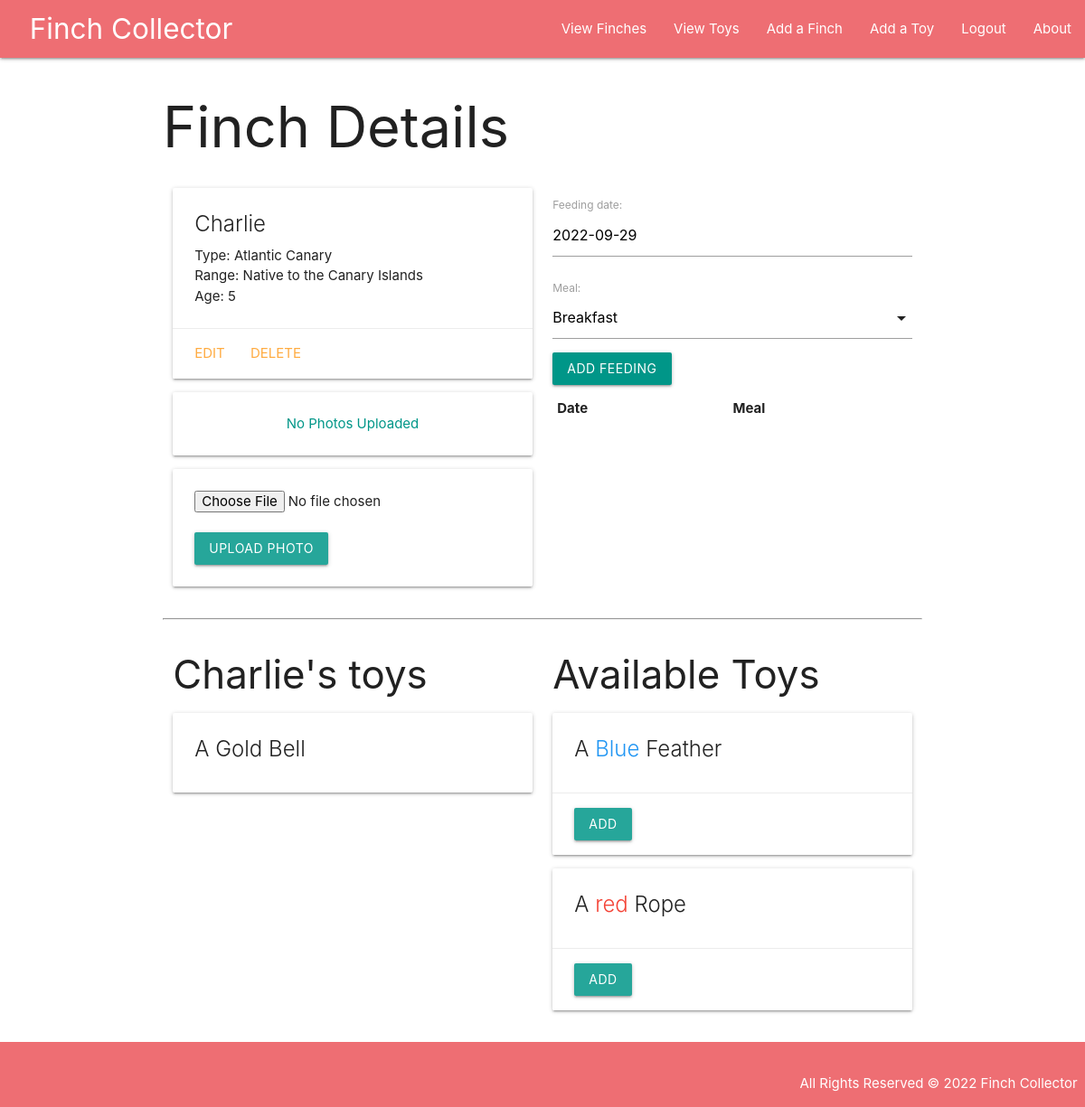
Page /finches/3/ (signed in) on the earlier database version.
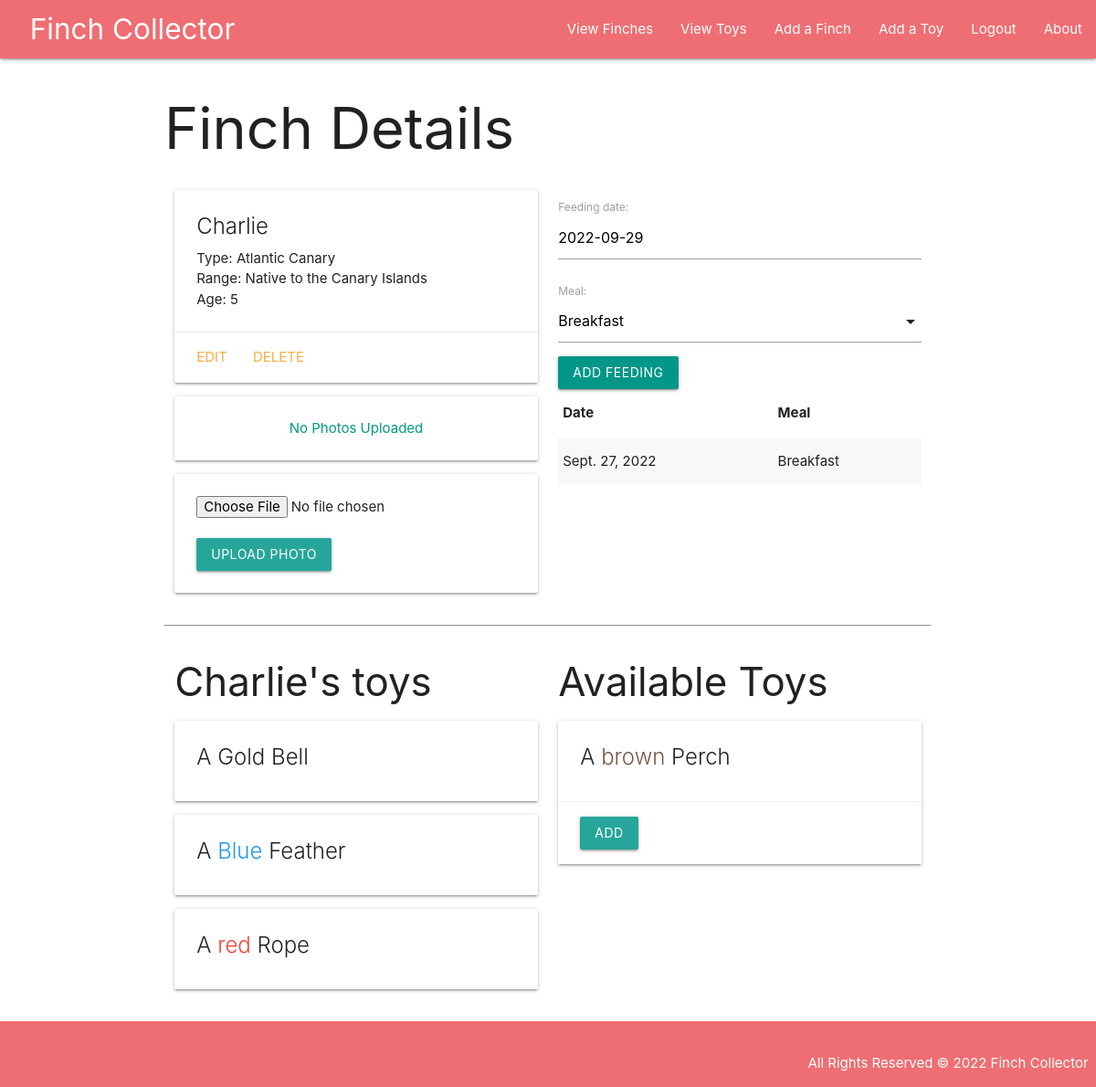
Same page on the later database version.
### main_app/models.py (models this page shows, shortened)
class Finch(models.Model):
  name = models.CharField(max_length=100)
  type = models.CharField(max_length=100)
  region = models.TextField(max_length=250)
  age = models.IntegerField()
  toys = models.ManyToManyField(Toy)
  user = models.ForeignKey(User, on_delete=models.CASCADE)

class Toy(models.Model):
  name = models.CharField(max_length=50)
  color = models.CharField(max_length=20)

class Feeding(models.Model):
  date = models.DateField('feeding date')
  meal = models.CharField(
    max_length=1,
    choices=MEALS,
    default=MEALS[0][0]
  )
  finch = models.ForeignKey(Finch, on_delete=models.CASCADE)
  class Meta:
    ordering = ['-date']

### main_app/views.py (the view)
# urls.py: path('finches/<int:finch_id>/', views.finch_details, name='details'),
@login_required
def finch_details(request, finch_id):
  finch = Finch.objects.get(id=finch_id)
  feeding_form = FeedingForm()
  toys_finch_doesnt_have = Toy.objects.exclude(id__in = finch.toys.all().values_list('id'))
  return render(request, 'finches/detail.html',
  {
    'finch': finch,
    'page_name' : 'Details',
    'feeding_form' : feeding_form,
    'toys': toys_finch_doesnt_have,
  })

### main_app/forms.py
class FeedingForm(ModelForm):
  class Meta:
    model = Feeding
    fields = ('date', 'meal')

### main_app/templates/finches/detail.html (shortened to what this page needs)
{% extends 'base.html' %}
{% block content %}
<h1>Finch Details</h1>
<div class="row">
  <div class="col s6">
    <div class="card">
      <div class="card-content">
        <span class="card-title">{{ finch.name }}</span>
        <p>Type: {{ finch.type }}</p>
        <p>Range: {{ finch.region }}</p>
        <p>Age: {{ finch.age }}</p>
      </div>
      <div class="card-action">
        <a href="{% url 'finch_update' finch.id %}">Edit</a>
        <a href="{% url 'finch_delete' finch.id %}">Delete</a>
      </div>
    </div>
    {% for photo in finch.photo_set.all %}
    <img src="{{ photo.url }}" alt="" class="responsive-img card-panel">
    {% empty %}
    <div class="card-panel teal-text center-align">No Photos Uploaded</div>
    {% endfor %}
    <form
      action="{% url 'add_photo' finch.id %}"
      enctype= "multipart/form-data"
      method="post"
      class="card-panel">
      <input type="file" name="photo-file" />
      <br /> <br />
      <input type="submit" value="Upload Photo" class="btn">
    </form>
  </div>
  <div class="col s6">
    <form action="{% url 'add_feeding' finch.id%}" method="POST">
      {{ feeding_form.as_p }}
      <input class="btn teal"type="submit" value="Add Feeding">
    </form>
    <table class="striped">
      <thead>
        <tr>
          <th>Date</th>
          <th>Meal</th>
        </tr>
      </thead>
      <tbody>
        {% for feeding in finch.feeding_set.all %}
          <tr>
            <td>{{ feeding.date }}</td>
            <td>{{ feeding.get_meal_display }}</td>
          </tr>
        {% endfor %}
      </tbody>
    </table>
  </div>
</div>
<hr>
<div class="row">
  <div class="col s6">
    <h3>{{ finch.name }}'s toys</h3>
    {% if finch.toys.count %}
    {% for toy in finch.toys.all %}
      <div class="card">
        <div class="card-content">
          <span class="card-title">
            A <span class="{{ toy.color.lower }}-text">{{ toy.color }}</span>
            {{ toy.name }}
          </span>
        </div>
      </div>
    {% endfor %}
    {% else %}
      <h5>No Toys for {{ finch.name }}</h5>
    {% endif %}
  </div>
  <div class="col s6">
    <h3>Available Toys</h3>
    {% if toys.count %}
    {% for toy in toys.all %}
    <div class="card">
      <div class="card-content">
        <span class="card-title">
          A <span class="{{ toy.color.lower }}-text">{{ toy.color }}</span>
          {{ toy.name }}
        </span>
      </div>
      <div class="card-action">
        <form action="{% url 'assoc_toy' finch.id toy.id %}" method="POST">
          <input class="btn" type="submit" value="Add">
        </form>
      </div>
    </div>
    {% endfor %}
    {% else %}
    <h5>{{ finch.name }} has all available toys</h5>
    {% endif %}
  </div>
</div>
{% endblock %}

### main_app/templates/base.html (shortened to what this page needs)
{% load static %}
<!DOCTYPE html>
<html lang="en">
<head>
  <link
  rel="stylesheet"
  href="https://cdnjs.cloudflare.com/ajax/libs/materialize/1.0.0/css/materialize.min.css"
  />
  <link rel="stylesheet" href="{% static 'css/style.css' %}">
</head>
<body>
  <header class="navbar-fixed">
    <nav>
      <div class="nav-wrapper">
        <ul>
          <li>
            <a href="/" class="left brand-logo">&nbsp;&nbsp;Finch Collector</a>
          </li>
        </ul>
        <ul class="right">
          {% if user.is_authenticated %}
          <li><a href="{% url 'index' %}">View Finches</a></li>
          <li><a href="{% url 'toys' %}">View Toys</a></li>
          <li><a href="{% url 'finch_create' %}">Add a Finch</a></li>
          <li><a href="{% url 'toy_create' %}">Add a Toy</a></li>
          <li><a href="{% url 'logout' %}">Logout</a></li>
          {% else %}
          <li><a href="{% url 'login' %}">Login</a></li>
          <li><a href="{% url 'signup' %}">Signup</a></li>
          {% endif %}
          <li><a href="{% url 'about' %}">About</a></li>
        </ul>
      </div>
    </nav>
  </header>
  <main class="container">
    {% block content %}
    {% endblock %}
  </main>
  <footer class="page-footer">
    <p class="right">
      All Rights Reserved &copy; 2022 Finch Collector &nbsp;
    </p>
  </footer>
</body>
</html>

### main_app/static/css/style.css (style rules this page uses)
body { display: flex; flex-direction: column; min-height: 100vh; }
.nav-wrapper { padding-left: 1rem; }
main { flex-grow: 1; }
footer { padding-top: 0; text-align: right; }

Differences in the rows shown:
added Feeding: date "Sept. 27, 2022", meal "Breakfast"
shown differently, row unchanged: Toy "Blue": moves from the list under "Available Toys" to the list under "Charlie's toys"
shown differently, row unchanged: Toy "red": moves from the list under "Available Toys" to the list under "Charlie's toys"
added Toy: color "brown", name "Perch", shown under "Available Toys"
